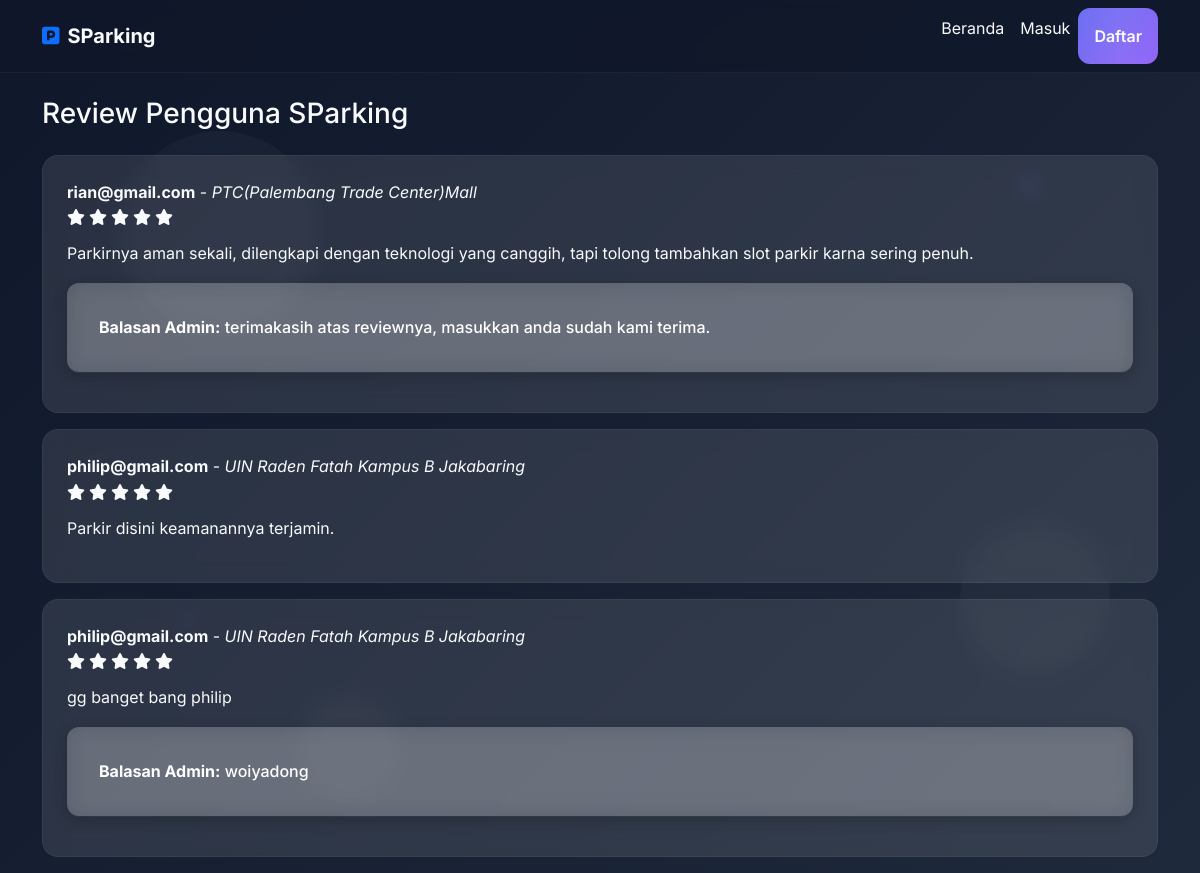
The page /public_reviews on the database its author committed.
### tables this page shows
CREATE TABLE user_reviews (
            id INTEGER PRIMARY KEY AUTOINCREMENT,
            user_email TEXT NOT NULL,
            lokasi TEXT NOT NULL,
            rating INTEGER NOT NULL CHECK(rating >= 1 AND rating <= 5),
            review_text TEXT,
            created_at TIMESTAMP DEFAULT CURRENT_TIMESTAMP, admin_reply TEXT,
            FOREIGN KEY(user_email) REFERENCES users(email)
        );

### app.py (the view)
@app.route('/public_reviews')
def public_reviews():
    conn = sqlite3.connect('sparking.db')
    c = conn.cursor()
    c.execute('''
        SELECT id, user_email, lokasi, rating, review_text, created_at, admin_reply
        FROM user_reviews
        ORDER BY created_at DESC
    ''')
    reviews = c.fetchall()
    conn.close()
    return render_template('public_reviews.html', reviews=reviews)

### templates/public_reviews.html (shortened to what this page needs)
<!DOCTYPE html>
<html lang="id">
<head>
    <link href="https://cdn.jsdelivr.net/npm/bootstrap@5.3.0/dist/css/bootstrap.min.css" rel="stylesheet">
    <link rel="stylesheet" href="{{ url_for('static', filename='css/style.css') }}">
    <link rel="stylesheet" href="https://cdnjs.cloudflare.com/ajax/libs/font-awesome/6.0.0/css/all.min.css">
</head>
<body>
    <nav class="navbar navbar-expand-lg navbar-dark">
        <div class="container">
            <a class="navbar-brand d-flex align-items-center" href="/">
                <i class="fas fa-parking text-primary me-2"></i>
                <span class="fw-bold">SParking</span>
            </a>
            <div class="collapse navbar-collapse" id="navbarNav">
                <ul class="navbar-nav ms-auto">
                    <li class="nav-item">
                        <a class="nav-link" href="/">Beranda</a>
                    </li>
                    <li class="nav-item">
                        <a class="nav-link" href="/login">Masuk</a>
                    </li>
                    <li class="nav-item">
                        <a class="nav-link btn btn-primary px-3" href="/register">Daftar</a>
                    </li>
                </ul>
            </div>
        </div>
    </nav>
    <div class="animated-bg">
        <div class="floating-circle" style="--delay: 0s; --size: 200px; --top: 15%; --left: 10%;"></div>
        <div class="floating-circle" style="--delay: 2s; --size: 150px; --top: 60%; --left: 80%;"></div>
        <div class="floating-circle" style="--delay: 4s; --size: 100px; --top: 80%; --left: 25%;"></div>
        <div class="floating-star" style="--delay: 1s; --size: 20px; --top: 20%; --left: 85%;"></div>
        <div class="floating-star" style="--delay: 3s; --size: 15px; --top: 70%; --left: 15%;"></div>
    </div>
    <div class="container mt-4">
        <h3 class="mb-4">Review Pengguna SParking</h3>
        {% if reviews %}
        <div class="list-group">
            {% for review in reviews %}
            <div class="glass-card p-4 mb-3">
                <div class="d-flex justify-content-between align-items-center">
                    <div>
                        <strong>{{ review[1] }}</strong> - <em>{{ review[2] }}</em>
                        <div>
                            <div class="star-rating">
                                {% for i in range(1, 6) %}
                                    <i class="fa fa-star {% if i <= review[3] %}active{% endif %}"></i>
                                {% endfor %}
                            </div>
                        </div>
                    </div>
                </div>
                <p class="mt-2">{{ review[4] }}</p>
                {% if review[6] %}
                <div class="alert glass-card" style="background-color: rgba(255, 255, 255, 0.2); color: #fff;">
                    <strong>Balasan Admin:</strong> {{ review[6] }}
                </div>
                {% endif %}
            </div>
            {% endfor %}
        </div>
        {% else %}
        <p>Tidak ada review yang tersedia.</p>
        {% endif %}
    </div>
</body>
</html>

### static/css/style.css (style rules this page uses)
:root { --color-primary: #6366f1; --color-primary-dark: #4f46e5; --color-secondary: #8b5cf6; --color-background: #0f172a; --color-text: #f8fafc; --color-text-muted: #94a3b8; --color-card-bg: rgba(255, 255, 255, 0.05); --color-card-border: rgba(255, 255, 255, 0.1); --color-glass: rgba(255, 255, 255, 0.1); --color-glass-border: rgba(255, 255, 255, 0.05); --gradient-primary: linear-gradient(135deg, var(--color-primary), var(--color-secondary)); --gradient-background: linear-gradient(135deg, #0f172a 0%, #1e293b 100%); --shadow-sm: 0 2px 4px rgba(0, 0, 0, 0.1); --shadow-lg: 0 10px 30px -10px rgba(0, 0, 0, 0.3); --font-sans: 'Inter', system-ui, -apple-system, sans-serif; }
html { scroll-behavior: smooth; }
body { font-family: var(--font-sans); background: var(--gradient-background); color: var(--color-text); margin: 0; min-height: 100vh; line-height: 1.6; }
.animated-bg { position: absolute; top: 0; left: 0; right: 0; bottom: 0; z-index: -1; overflow: hidden; }
.floating-circle { position: absolute; border-radius: 50%; background: var(--color-glass); animation: float 20s infinite; opacity: 0.3; width: var(--size); height: var(--size); top: var(--top); left: var(--left); animation-delay: var(--delay); }
.floating-star { position: absolute; width: var(--size); height: var(--size); background: var(--color-primary); clip-path: polygon(50% 0%, 61% 35%, 98% 35%, 68% 57%, 79% 91%, 50% 70%, 21% 91%, 32% 57%, 2% 35%, 39% 35%); animation: twinkle 4s infinite; opacity: 0.3; top: var(--top); left: var(--left); animation-delay: var(--delay); }
.glass-card { background: var(--color-glass); backdrop-filter: blur(10px); border: 1px solid var(--color-glass-border); border-radius: 1rem; padding: 2rem; transition: transform 0.3s ease, box-shadow 0.3s ease; }
.btn { padding: 1rem 2rem; border-radius: 0.75rem; font-weight: 600; transition: all 0.3s ease; border: none; position: relative; overflow: hidden; }
.btn-primary { background: var(--gradient-primary); color: white; }
.btn-primary::after { content: ''; position: absolute; top: -50%; left: -50%; width: 200%; height: 200%; background: linear-gradient(45deg, transparent, rgba(255,255,255,0.1), transparent); transform: rotate(45deg); animation: shimmer 3s infinite; }
.navbar { background: rgba(15, 23, 42, 0.8); backdrop-filter: blur(10px); border-bottom: 1px solid var(--color-glass-border); }
.navbar-brand { color: var(--color-text) !important; font-weight: 700; }
.nav-link { color: var(--color-text) !important; }
.glass-card { z-index: 1 !important; position: relative; }
.container { z-index: 1 !important; position: relative; }
.alert { border: none !important; border-radius: 0.75rem !important; backdrop-filter: blur(10px); font-weight: 500; box-shadow: 0 4px 15px rgba(0, 0, 0, 0.2); }
.star-rating { display: inline-flex; gap: 0.25rem; margin-bottom: 0.5rem; }

### rows shown on the page
user_reviews: user_email "rian@gmail.com", lokasi "PTC(Palembang Trade Center)Mall", review_text "Parkirnya aman sekali, dilengkapi dengan teknologi yang canggih, tapi tolong tambahkan slot parkir karna sering penuh.", admin_reply "terimakasih atas reviewnya, masukkan anda sudah kami terima."
user_reviews: user_email "philip@gmail.com", lokasi "UIN Raden Fatah Kampus B Jakabaring", review_text "Parkir disini keamanannya terjamin."
user_reviews: user_email "philip@gmail.com", lokasi "UIN Raden Fatah Kampus B Jakabaring", review_text "gg banget bang philip", admin_reply "woiyadong"
